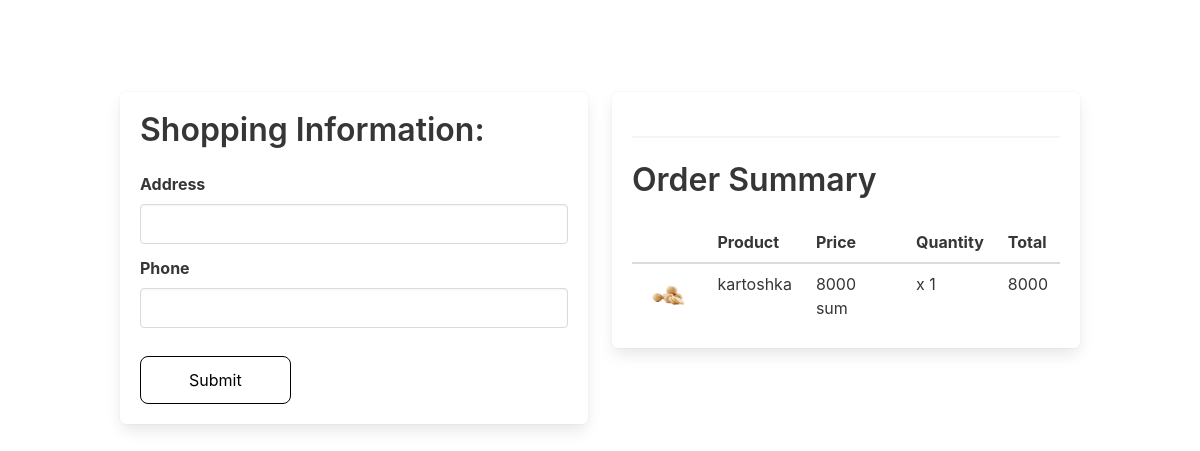
The app's page /create_order (signed in) with its own data.
### app/models.py (models this page shows, shortened)
class CartItem(models.Model):
    customer = models.ForeignKey(User, on_delete=models.SET_NULL, null=True,blank=True)
    product = models.ForeignKey(Product, on_delete=models.CASCADE)
    quantity = models.IntegerField()
    def __str__(self):
        return self.product.title
    def total_price(self):
        return self.product.price * self.quantity

class Product(models.Model):
    title = models.CharField(max_length=225)
    slug = models.SlugField()
    description = models.TextField()
    price = models.IntegerField()
    category = models.ForeignKey('app.Category', default=None, on_delete=models.CASCADE)
    thumb = models.ImageField(default='default_product.png', null=True)
    class Meta:
        db_table = 'app_products'

### app/views.py (the view, shortened to what this page needs)
# urls.py: path('create_order', create_order, name='create_order'),
def create_order(request):
    cart_items = CartItem.objects.filter(customer=request.user)
    total_price = sum([item.total_price() for item in cart_items])
    amount = sum([item.quantity for item in cart_items])
    form = OrderForm(request.POST)
    return render(request, 'order_creation_page.html',{
        'cart_items': cart_items,
        'total_price': total_price,
        'amount': amount,
        'form': form
    })

### app/forms.py
class OrderForm(forms.Form):
    address = forms.CharField(widget=forms.TextInput(attrs={'class':'input'}))
    phone = forms.CharField(widget=forms.TextInput(attrs={'class':'input'}))
    class Meta:
        model = Order
        fields = ['address', 'phone']

### templates/order_creation_page.html (shortened to what this page needs)
{% load static %}
<!DOCTYPE html>
<html lang="en">
<head>
    <link rel="stylesheet" href="https://cdnjs.cloudflare.com/ajax/libs/bulma/0.9.4/css/bulma.min.css"
 />
</head>
<body>
    <div class="container">
        <div class="columns" style="margin-top: 10vh;">
            <div class="column">
                <div class="box">
                    <form method="post" action="{% url 'create_order' %}" enctype="multipart/form-data">
                        <div class="title">
                            Shopping Information:
                        </div>
                        {% for field in form %}
                        <div class="field">
                            <label for="{{ field.id_for_label }}" class="label">{{ field.label }}</label>
                            {{ field }}
                        </div>
                        {% endfor %}
                        <button type="submit" class="knopka">Submit</button>
                    </form>
                </div>
            </div>
            <div class="column is-6">
                <div class="box">
                    <hr>
                    <div class="title">Order Summary</div>
                    <table class="table is-fullwidth">
                        <thead>
                            <tr class="has-text-weight-bold">
                                <td></td>
                                <td>Product</td>
                                <td>Price</td>
                                <td>Quantity</td>
                                <td>Total</td>
                            </tr>
                        </thead>
                        <tbody>
                            {% for item in cart_items %}
                            <tr>
                                <td>
                                    <img src="{{ item.product.thumb.url }}" alt="" width="50" height="50">
                                </td>
                                <td>{{ item }}</td>
                                <td>{{ item.product.price }} sum</td>
                                <td>x {{ item.quantity }}</td>
                                <td>{{ item.total_price }}</td>
                            </tr>
                            {% endfor %}
                        </tbody>
                    </table>
                </div>
            </div>
        </div>
    </div>
</body>
</html>

### templates/order_creation_page.html (style rules this page uses)
.knopka { margin-top: 1rem; display: inline-block; padding: .8rem 3rem; font-size: 1rem; border-radius: .5rem; border: .1rem solid black; color: black; cursor: pointer; background: none; }

### records on screen
CartItem: product.thumb (picture), product.title "kartoshka", product.price "8000", quantity "1", total_price "8000"

### other values on screen
{{ field.label }} "Address" "Phone"
